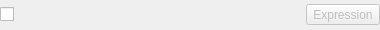
<?xml version="1.0" encoding="UTF-8"?>
<ui version="4.0">
 <class>UpdateWidget</class>
 <widget class="QWidget" name="UpdateWidget">
  <property name="geometry">
   <rect>
    <x>0</x>
    <y>0</y>
    <width>372</width>
    <height>30</height>
   </rect>
  </property>
  <layout class="QHBoxLayout" name="horizontalLayout">
   <property name="leftMargin">
    <number>0</number>
   </property>
   <property name="topMargin">
    <number>0</number>
   </property>
   <property name="rightMargin">
    <number>0</number>
   </property>
   <property name="bottomMargin">
    <number>0</number>
   </property>
   <item>
    <widget class="QCheckBox" name="Field">
     <property name="sizePolicy">
      <sizepolicy hsizetype="Fixed" vsizetype="Fixed">
       <horstretch>0</horstretch>
       <verstretch>0</verstretch>
      </sizepolicy>
     </property>
     <property name="minimumSize">
      <size>
       <width>300</width>
       <height>0</height>
      </size>
     </property>
     <property name="text">
      <string/>
     </property>
    </widget>
   </item>
   <item>
    <widget class="QToolButton" name="exprButton">
     <property name="enabled">
      <bool>false</bool>
     </property>
     <property name="text">
      <string>Expression</string>
     </property>
     <property name="checkable">
      <bool>true</bool>
     </property>
    </widget>
   </item>
  </layout>
 </widget>
 <resources/>
 <connections>
  <connection>
   <sender>Field</sender>
   <signal>toggled(bool)</signal>
   <receiver>UpdateWidget</receiver>
   <slot>toggleWidget()</slot>
   <hints>
    <hint type="sourcelabel">
     <x>93</x>
     <y>17</y>
    </hint>
    <hint type="destinationlabel">
     <x>111</x>
     <y>29</y>
    </hint>
   </hints>
  </connection>
  <connection>
   <sender>exprButton</sender>
   <signal>toggled(bool)</signal>
   <receiver>UpdateWidget</receiver>
   <slot>toggleFunction(bool)</slot>
   <hints>
    <hint type="sourcelabel">
     <x>341</x>
     <y>15</y>
    </hint>
    <hint type="destinationlabel">
     <x>546</x>
     <y>173</y>
    </hint>
   </hints>
  </connection>
  <connection>
   <sender>Field</sender>
   <signal>toggled(bool)</signal>
   <receiver>exprButton</receiver>
   <slot>setEnabled(bool)</slot>
   <hints>
    <hint type="sourcelabel">
     <x>69</x>
     <y>14</y>
    </hint>
    <hint type="destinationlabel">
     <x>327</x>
     <y>14</y>
    </hint>
   </hints>
  </connection>
 </connections>
 <slots>
  <slot>undoClicked()</slot>
  <slot>toggleWidget()</slot>
  <slot>toggleFunction(bool)</slot>
 </slots>
</ui>
